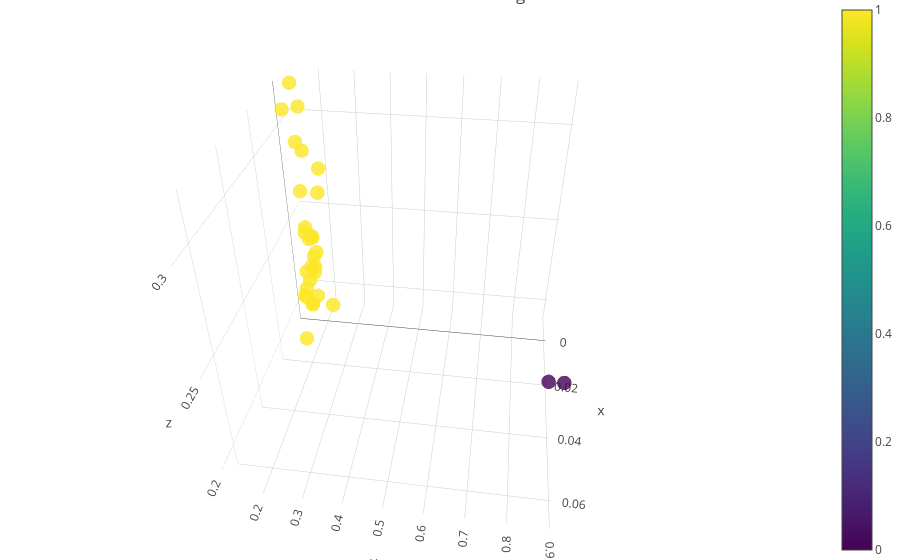

The cell this chart's notebook holds for it:
### Code cell
val_3d_embedding = embedding_pipeline_3d.transform(val_lrp)

val_emb3d = go.Scatter3d(
    x=val_3d_embedding[:,0],
    y=val_3d_embedding[:,1],
    z=val_3d_embedding[:,2],
    mode="markers",
    marker=dict(
        size=5,
        color=cluster_labels,
        colorscale='Viridis',
        opacity=0.8,
        showscale=True
    ),
    text = cluster_labels
)

layout = go.Layout(
    title= "Val LRP Embedding",
     margin=dict(
        l=0,
        r=0,
        b=0,
        t=0
    )
)

data=[val_emb3d]

fig = go.Figure(data=data, layout=layout)
iplot(fig, filename='lrp-val.html')

### Figure 1 — Plotly figure (JSON) as saved in the notebook; plotly's stock layout.template omitted (floating-point values rounded to 4 significant figures)
{"data": [{"marker": {"color": [1, 1, 1, 1, 1, 1, 1, 1, 1, 1, 1, 1, 1, 1, 1, 1, 1, 1, 0, 1, 1, 0, 1, 1, 1, 1, 1, 1, 1, 1], "colorscale": "Viridis", "opacity": 0.8, "showscale": true, "size": 5}, "mode": "markers", "text": [1, 1, 1, 1, 1, 1, 1, 1, 1, 1, 1, 1, 1, 1, 1, 1, 1, 1, 0, 1, 1, 0, 1, 1, 1, 1, 1, 1, 1, 1], "type": "scatter3d", "uid": "6645932a-ae52-4635-8aa8-770d4dec53dc", "x": [0.01206, 0.006898, -0.003256, -0.005746, -0.004982, -0.009078, 0.002976, 0.002181, 0.0002547, 0.002477, 0.002214, -0.006238, 0.004715, 0.005801, -0.005888, 0.00468, 0.007063, 0.003247, 0.06555, -0.007484, 0.006304, 0.06183, 0.007291, 0.003449, 0.00172, 0.0027, -0.0003745, 0.002386, 0.005271, -0.001823], "y": [0.162, 0.1542, 0.1623, 0.1314, 0.1503, 0.1734, 0.1903, 0.1796, 0.1707, 0.1808, 0.1582, 0.1909, 0.165, 0.2373, 0.1301, 0.16, 0.1938, 0.1332, 0.8446, 0.1429, 0.1599, 0.8818, 0.1606, 0.165, 0.178, 0.1616, 0.1609, 0.1599, 0.1712, 0.1564], "z": [0.1912, 0.2127, 0.2372, 0.3163, 0.2839, 0.2581, 0.2355, 0.2071, 0.2196, 0.2257, 0.2457, 0.2741, 0.2711, 0.2066, 0.2875, 0.2252, 0.2494, 0.3097, 0.2621, 0.3041, 0.2166, 0.2564, 0.2122, 0.2502, 0.2316, 0.2015, 0.2394, 0.2172, 0.2058, 0.2211]}], "layout": {"autosize": true, "margin": {"b": 0, "l": 0, "r": 0, "t": 0}, "scene": {"aspectmode": "auto", "aspectratio": {"x": 1, "y": 1, "z": 1}, "camera": {"center": {"x": 0, "y": 0, "z": 0}, "eye": {"x": 1.74, "y": 0.2482, "z": 1.264}, "projection": {"type": "perspective"}, "up": {"x": 0, "y": 0, "z": 1}}}, "title": {"text": "Val LRP Embedding"}}}
